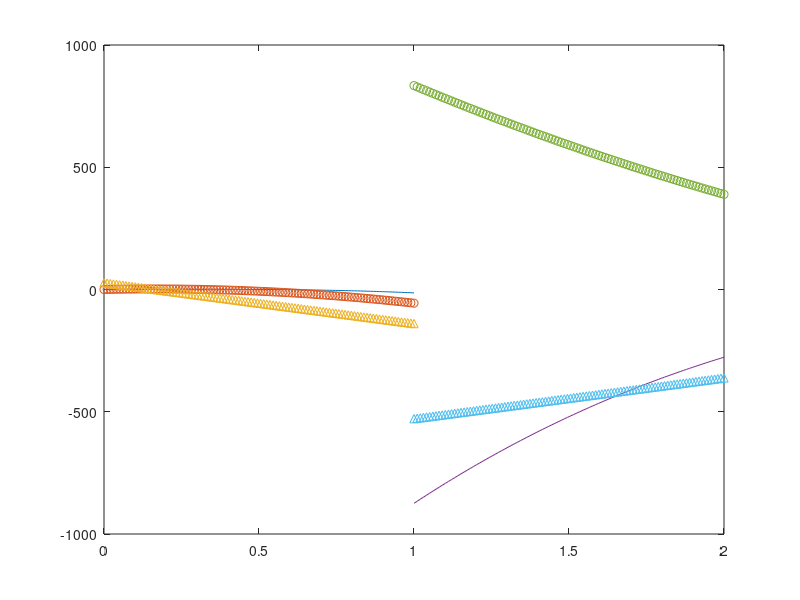

This figure's MATLAB source:
% function cubic_trajectory()
t = 0;
tf = 0.33;
matrix = [1 t t^2 t^3; 
          0 1 2*t 3*t^2;
          1 tf tf^2 tf^3;
          0 1 2*tf 3*tf^2];
B = [0.25;0;0.75;0];
x = matrix\B;
a3 = x(1);
a2 = x(2);
a1 = x(3);
a0 = x(4);

t = 4;
tf = 4.33;
matrix = [1 t t^2 t^3; 
          0 1 2*t 3*t^2;
          1 tf tf^2 tf^3;
          0 1 2*tf 3*tf^2];
B = [0.75;0;0.25;0];
x = matrix\B;
b3 = x(1);
b2 = x(2);
b1 = x(3);
b0 = x(4);

% t = 2;
% tf = 3;
% matrix = [1 t t^2 t^3; 
%           0 1 2*t 3*t^2;
%           1 tf tf^2 tf^3;
%           0 1 2*tf 3*tf^2];
% B = [0;0;0.5;0];
% x = matrix\B;
% c3 = x(1);
% c2 = x(2);
% c1 = x(3);
% c0 = x(4);
% 
% t = 3;
% tf = 4;
% matrix = [1 t t^2 t^3; 
%           0 1 2*t 3*t^2;
%           1 tf tf^2 tf^3;
%           0 1 2*tf 3*tf^2];
% B = [0.5;0;0;0];
% x = matrix\B;
% d3 = x(1);
% d2 = x(2);
% d1 = x(3);
% d0 = x(4);
%%
t = linspace(0,1,100);
t2 = linspace(1,2,100);
% t3 = linspace(2,3,100);
% t4 = linspace(3,4,100);

y1 = a0*t.^3 + a1*t.^2 + a2*t + a3;
yd1 = 3*a0*t.^2 + 2*a1*t + a2;
ydd1 = 6*a0*t +  2*a1;
figure(1)
plot(t,y1); hold on;
plot(t,yd1,'o'); hold on;
plot(t,ydd1,'^'); hold on;

y2 = b0*t2.^3 + b1*t2.^2 + b2*t2 + b3;
yd2 = 3*b0*t2.^2 + 2*b1*t2 + b2;
ydd2 = 6*b0*t2 +  2*b1;
plot(t2,y2); hold on;
plot(t2,yd2,'o'); hold on;
plot(t2,ydd2,'^');

% 
% y3 = c0*t3.^3 + c1*t3.^2 + c2*t3 + c3;
% yd3 = 3*c0*t3.^2 + 2*c1*t3 + c2;
% ydd3 = 6*c0*t3 +  2*c1;
% plot(t3,y3); hold on;
% plot(t3,yd3,'o'); hold on;
% plot(t3,ydd3,'^');
% 
% y4 = d0*t4.^3 + d1*t4.^2 + d2*t4 + d3;
% yd4 = 3*d0*t4.^2 + 2*d1*t4 + d2;
% ydd4 = 6*d0*t4 +  2*d1;
% plot(t4,y4); hold on;
% plot(t4,yd4,'o'); hold on;
% plot(t4,ydd4,'^');
% % end